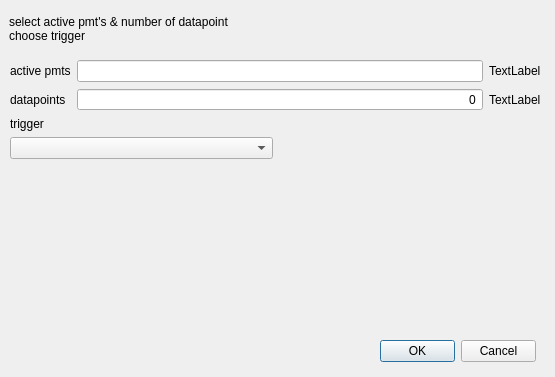
<?xml version="1.0" encoding="UTF-8"?>
<ui version="4.0">
 <class>Dialog_simpleCounterControl</class>
 <widget class="QDialog" name="Dialog_simpleCounterControl">
  <property name="geometry">
   <rect>
    <x>0</x>
    <y>0</y>
    <width>555</width>
    <height>377</height>
   </rect>
  </property>
  <property name="windowTitle">
   <string>SimpleCounterControl</string>
  </property>
  <property name="locale">
   <locale language="English" country="UnitedStates"/>
  </property>
  <widget class="QLabel" name="label_5">
   <property name="enabled">
    <bool>true</bool>
   </property>
   <property name="geometry">
    <rect>
     <x>9</x>
     <y>9</y>
     <width>541</width>
     <height>41</height>
    </rect>
   </property>
   <property name="text">
    <string>&lt;html&gt;&lt;head/&gt;&lt;body&gt;&lt;p&gt;select active pmt's &amp;amp; number of datapoint&lt;br/&gt;choose trigger&lt;/p&gt;&lt;/body&gt;&lt;/html&gt;</string>
   </property>
  </widget>
  <widget class="QDialogButtonBox" name="buttonBox">
   <property name="geometry">
    <rect>
     <x>380</x>
     <y>340</y>
     <width>156</width>
     <height>23</height>
    </rect>
   </property>
   <property name="orientation">
    <enum>Qt::Horizontal</enum>
   </property>
   <property name="standardButtons">
    <set>QDialogButtonBox::Cancel|QDialogButtonBox::Ok</set>
   </property>
  </widget>
  <widget class="QWidget" name="">
   <property name="geometry">
    <rect>
     <x>10</x>
     <y>60</y>
     <width>531</width>
     <height>271</height>
    </rect>
   </property>
   <layout class="QVBoxLayout" name="verticalLayout_4">
    <item>
     <layout class="QVBoxLayout" name="verticalLayout">
      <property name="sizeConstraint">
       <enum>QLayout::SetNoConstraint</enum>
      </property>
      <item>
       <layout class="QGridLayout" name="gridLayout">
        <item row="2" column="0">
         <widget class="QLabel" name="label_3">
          <property name="text">
           <string>datapoints</string>
          </property>
         </widget>
        </item>
        <item row="0" column="0">
         <widget class="QLabel" name="label_2">
          <property name="text">
           <string>active pmts</string>
          </property>
         </widget>
        </item>
        <item row="2" column="1">
         <widget class="QSpinBox" name="spinBox_plotpoints">
          <property name="alignment">
           <set>Qt::AlignRight|Qt::AlignTrailing|Qt::AlignVCenter</set>
          </property>
          <property name="buttonSymbols">
           <enum>QAbstractSpinBox::NoButtons</enum>
          </property>
          <property name="keyboardTracking">
           <bool>false</bool>
          </property>
          <property name="maximum">
           <number>10000</number>
          </property>
         </widget>
        </item>
        <item row="0" column="1">
         <widget class="QLineEdit" name="lineEdit_act_pmts">
          <property name="alignment">
           <set>Qt::AlignRight|Qt::AlignTrailing|Qt::AlignVCenter</set>
          </property>
         </widget>
        </item>
        <item row="0" column="2">
         <widget class="QLabel" name="label_act_pmts_set">
          <property name="text">
           <string>TextLabel</string>
          </property>
         </widget>
        </item>
        <item row="2" column="2">
         <widget class="QLabel" name="label_plotpoints_set">
          <property name="text">
           <string>TextLabel</string>
          </property>
         </widget>
        </item>
       </layout>
      </item>
      <item>
       <layout class="QHBoxLayout" name="horizontalLayout_trigger">
        <item>
         <layout class="QVBoxLayout" name="verticalLayout_triggerSelect">
          <item>
           <widget class="QLabel" name="label">
            <property name="text">
             <string>trigger</string>
            </property>
           </widget>
          </item>
          <item>
           <widget class="QComboBox" name="comboBox_triggerSelect"/>
          </item>
          <item>
           <spacer name="verticalSpacer">
            <property name="orientation">
             <enum>Qt::Vertical</enum>
            </property>
            <property name="sizeHint" stdset="0">
             <size>
              <width>20</width>
              <height>40</height>
             </size>
            </property>
           </spacer>
          </item>
         </layout>
        </item>
        <item>
         <layout class="QVBoxLayout" name="verticalLayout_trigger">
          <item>
           <widget class="QWidget" name="widget_trigger_place_holder" native="true"/>
          </item>
          <item>
           <spacer name="verticalSpacer_2">
            <property name="orientation">
             <enum>Qt::Vertical</enum>
            </property>
            <property name="sizeHint" stdset="0">
             <size>
              <width>20</width>
              <height>40</height>
             </size>
            </property>
           </spacer>
          </item>
         </layout>
        </item>
       </layout>
      </item>
     </layout>
    </item>
    <item>
     <spacer name="verticalSpacer_4">
      <property name="orientation">
       <enum>Qt::Vertical</enum>
      </property>
      <property name="sizeHint" stdset="0">
       <size>
        <width>20</width>
        <height>40</height>
       </size>
      </property>
     </spacer>
    </item>
    <item>
     <widget class="QWidget" name="widget_timeGate_place_holder" native="true"/>
    </item>
    <item>
     <spacer name="verticalSpacer_3">
      <property name="orientation">
       <enum>Qt::Vertical</enum>
      </property>
      <property name="sizeHint" stdset="0">
       <size>
        <width>20</width>
        <height>40</height>
       </size>
      </property>
     </spacer>
    </item>
   </layout>
  </widget>
 </widget>
 <resources/>
 <connections>
  <connection>
   <sender>buttonBox</sender>
   <signal>accepted()</signal>
   <receiver>Dialog_simpleCounterControl</receiver>
   <slot>accept()</slot>
   <hints>
    <hint type="sourcelabel">
     <x>257</x>
     <y>104</y>
    </hint>
    <hint type="destinationlabel">
     <x>157</x>
     <y>113</y>
    </hint>
   </hints>
  </connection>
  <connection>
   <sender>buttonBox</sender>
   <signal>rejected()</signal>
   <receiver>Dialog_simpleCounterControl</receiver>
   <slot>reject()</slot>
   <hints>
    <hint type="sourcelabel">
     <x>294</x>
     <y>104</y>
    </hint>
    <hint type="destinationlabel">
     <x>286</x>
     <y>113</y>
    </hint>
   </hints>
  </connection>
 </connections>
</ui>
